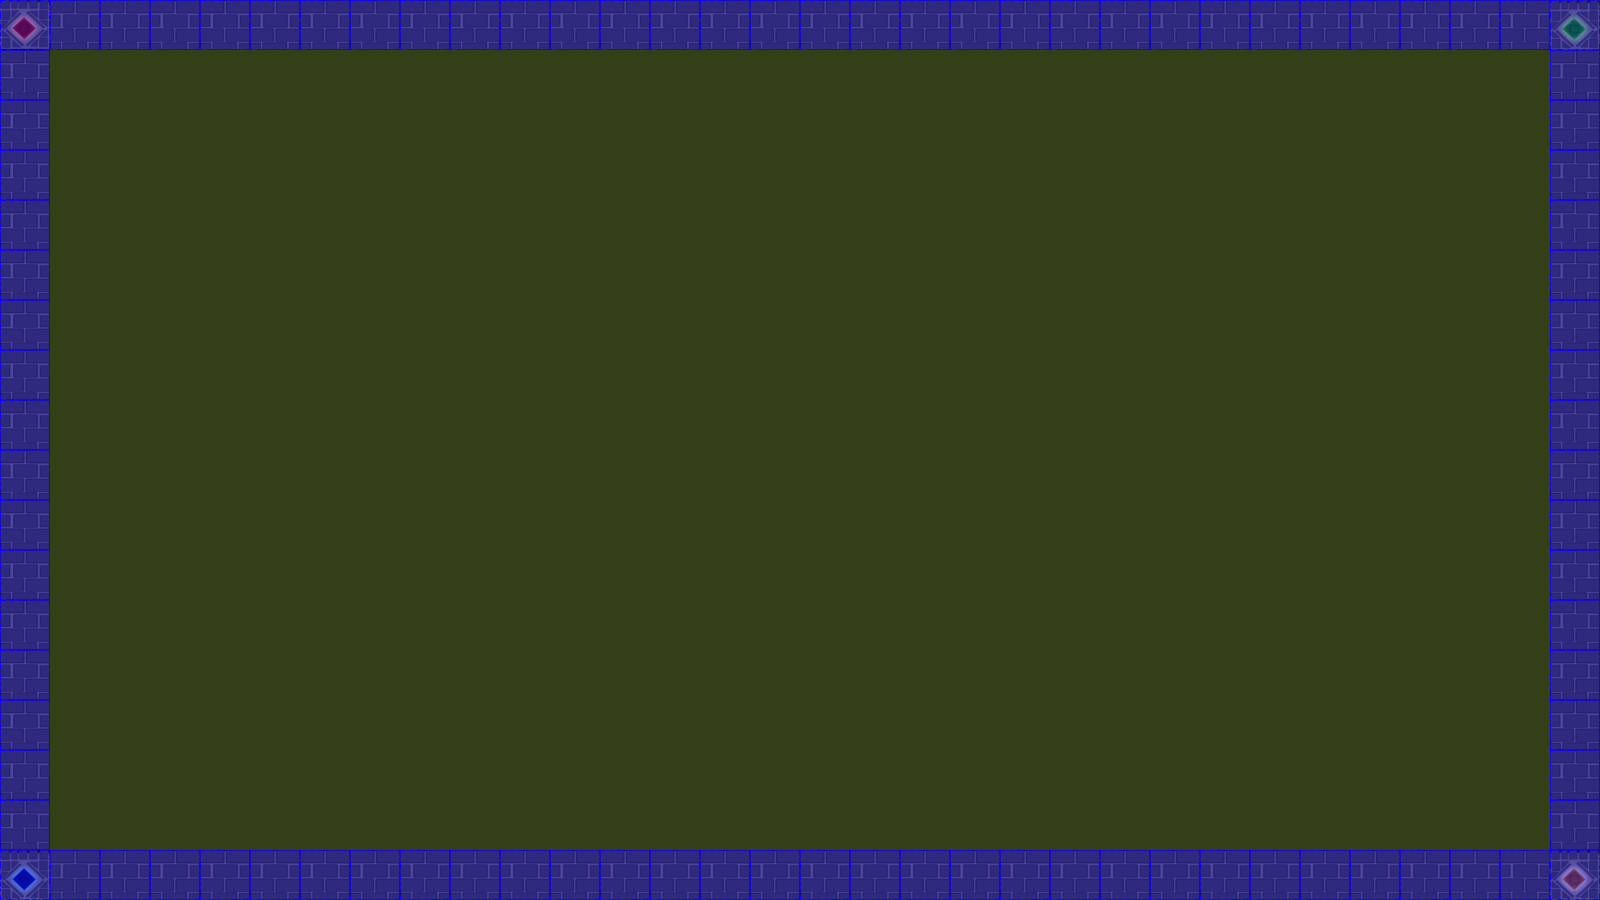

Below is a game level as drawn by its tile map, then a one-line description and the .tmx that defines it (tile-layer data replaced by summaries):
An orthogonal 32x18 tile map with 50x50 px tiles, 3 tile layers (terrain, collision, event), 2 tilesets.

<map version="1.0" orientation="orthogonal" renderorder="left-up" width="32" height="18" tilewidth="50" tileheight="50" nextobjectid="3">
 <tileset firstgid="1" name="castleTile" tilewidth="50" tileheight="50" tilecount="36" columns="6">
  <image source="tiles/castleTile.png" width="300" height="300" />
  <terraintypes>
   <terrain name="Brique " tile="-1" />
  </terraintypes>
  <tile id="13" terrain="0,0,0,0" />
 </tileset>
 <tileset firstgid="37" name="collisionTile" tilewidth="50" tileheight="50" tilecount="12" columns="3">
  <image source="tiles/collisionTile.png" width="150" height="200" />
 </tileset>
 <layer name="terrain" width="32" height="18">
  <data>[576 cells, 96 non-empty, 5 distinct tile ids]</data>
 </layer>
 <layer name="collision" width="32" height="18">
  <data>[576 cells, 576 non-empty, 2 distinct tile ids]</data>
 </layer>
 <layer name="event" width="32" height="18">
  <data>[576 cells, 0 non-empty, 0 distinct tile ids]</data>
 </layer>
</map>
